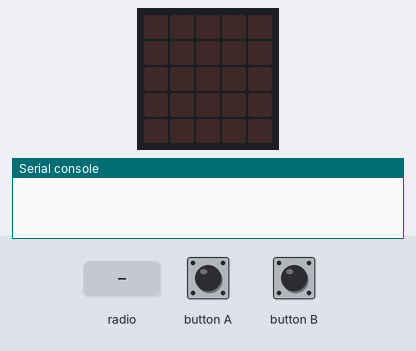
This program was run on a simulated BBC micro:bit running MicroPython. Shown: the board's 5×5 LED display, the last lines printed to the serial console. The inputs (shaded band) are chosen by the test bench. No radio messages arrive unless stated (any console line starting 'radio sent:' is added by the test bench).

Above: at 5.0 s.
5.1 s: button A pressed for 0.15 s
At 5.6 s:
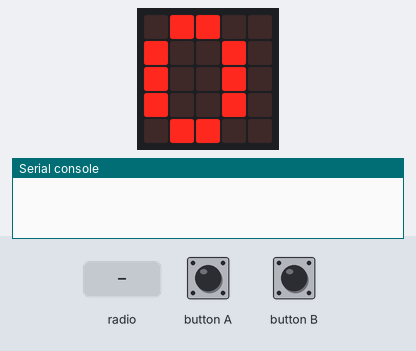
6.7 s: button B pressed for 1 s
At 8.8 s:
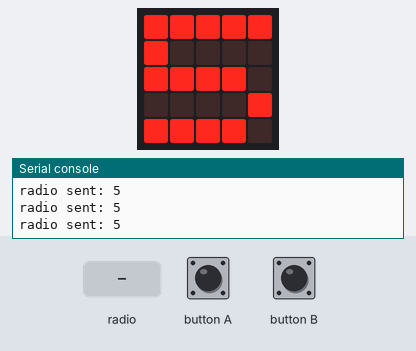
9.2 s: button B pressed for 0.15 s
At 10.5 s:
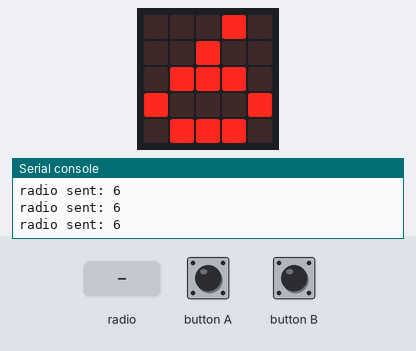
10.8 s: radio message "50" arrives
At 12.2 s:
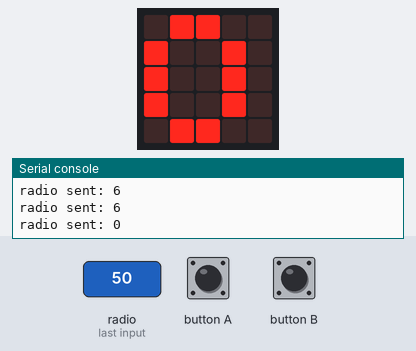
Timing chart, 0 to 13.4 s (numbered marks = the images above; inputs shaded):
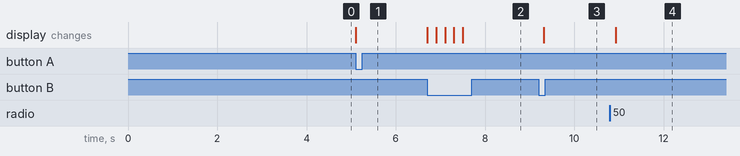

The program:

comm.py
```python
from microbit import *
import radio

radio.on()
radio.config(data_rate = radio.RATE_250KBIT, channel = 10)

count = 0

ls = True
while ls:
    if button_a.is_pressed(): ls = False

while True:
    new_count = 0
    message = radio.receive()
    if message != None:
        new_count = int(message)

        if new_count != count:
            count = new_count

    if button_a.is_pressed(): count -= 1
    if button_b.is_pressed(): count += 1

    if count > 9: count = 0
    if count < 0: count = 0

    if new_count != count:
        radio.send(str(count))
        display.show(count)
        sleep(200)

    display.show(count)
```

Measured:
- after the input at 5.1 s, the display: changes at once (image 1)
- after the input at 6.7 s, the display: first changes at once (image 2 shows a later state)
- after the input at 9.2 s, the display: changes after 0.12 s (image 3)
- after the input at 10.8 s, the display: changes after 0.13 s (image 4)
